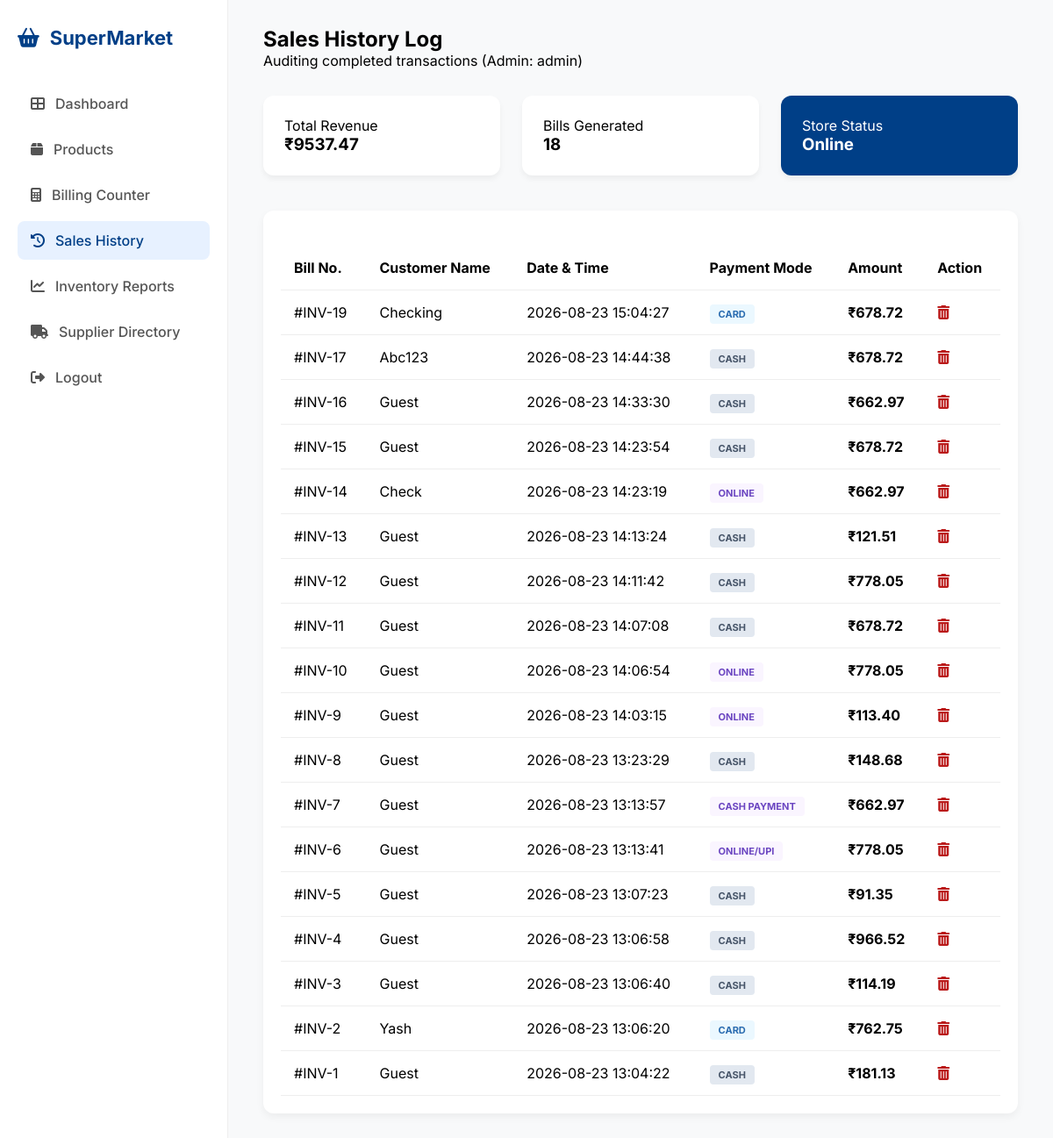
Page /history (signed in) on the earlier database version.
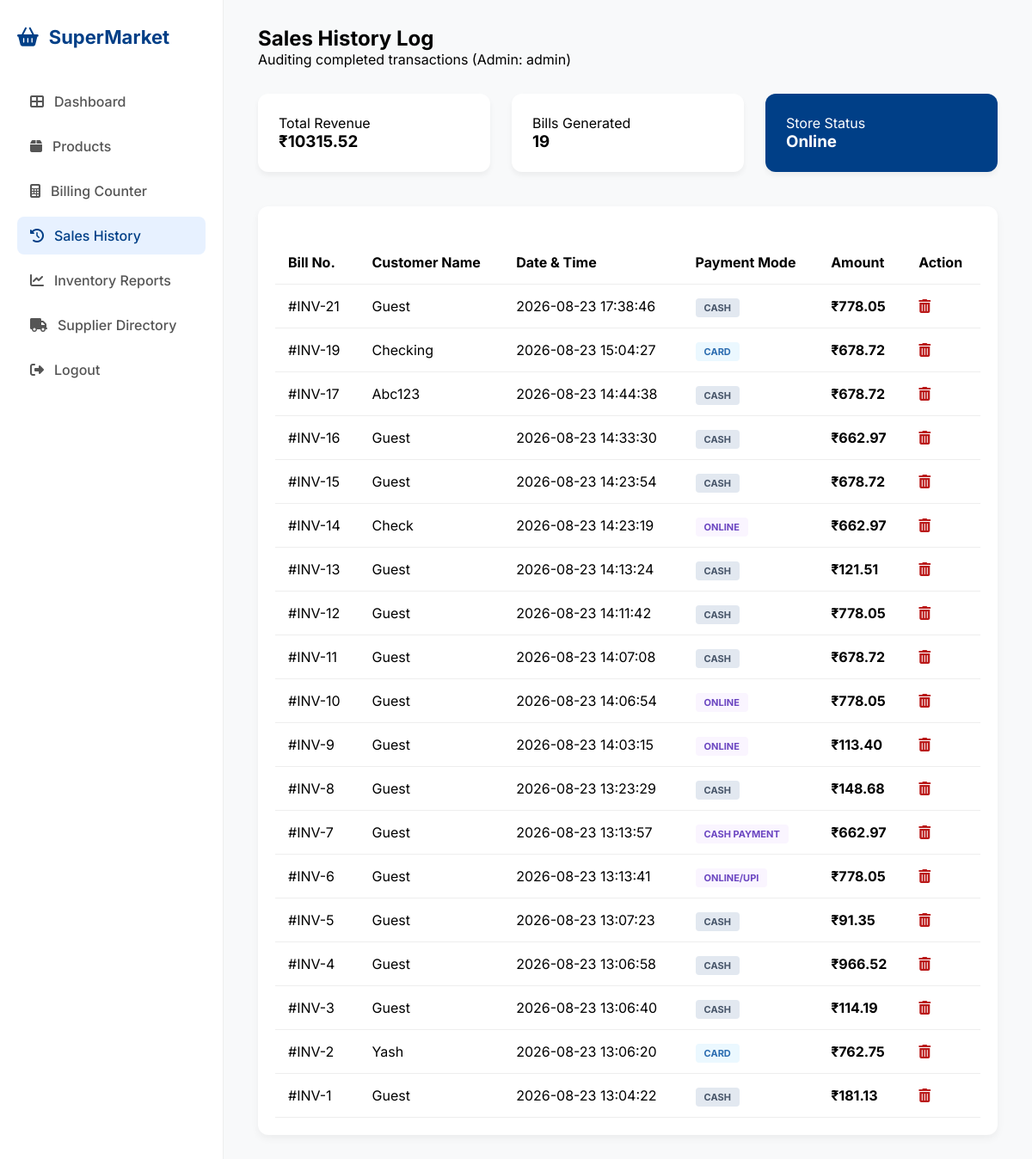
Same page on the later database version.
### tables this page shows
CREATE TABLE sales (
        id INTEGER PRIMARY KEY AUTOINCREMENT, customer_name TEXT, total_amount REAL, 
        payment_mode TEXT, date_time DATETIME DEFAULT CURRENT_TIMESTAMP);

### app.py (the view)
@app.route('/history')
def history():
    if 'user' not in session or session['role'] != 'Admin': return redirect(url_for('login'))
    conn = get_db_connection(); sales = conn.execute('SELECT * FROM sales ORDER BY id DESC').fetchall()
    total = sum(s['total_amount'] for s in sales); conn.close()
    return render_template('history.html', sales=sales, total=total, count=len(sales))

### app.py (called while the page is built)
def get_db_connection():
    conn = sqlite3.connect('supermarket.db')
    conn.row_factory = sqlite3.Row
    return conn

### templates/history.html (shortened to what this page needs)
<!DOCTYPE html>
<html lang="en">
<head>
    <link rel="stylesheet" href="https://cdnjs.cloudflare.com/ajax/libs/font-awesome/6.4.0/css/all.min.css">
    <link rel="stylesheet" href="{{ url_for('static', filename='style.css') }}">
</head>
<body class="dashboard-page">
    <div class="dashboard-wrapper">
        <aside class="sidebar">
            <div class="sidebar-brand">
                <i class="fas fa-shopping-basket"></i>
                <span>SuperMarket</span>
            </div>
            <nav class="nav-links">
                {% if session['role'] == 'Admin' %}
                <a href="/dashboard" class="nav-item"><i class="fas fa-th-large"></i> Dashboard</a>
                {% endif %}
                <a href="/products" class="nav-item"><i class="fas fa-box"></i> Products</a>
                <a href="/billing" class="nav-item"><i class="fas fa-calculator"></i> Billing Counter</a>
                {% if session['role'] == 'Admin' %}
                <a href="/history" class="nav-item active"><i class="fas fa-history"></i> Sales History</a>
                <a href="/reports" class="nav-item"><i class="fas fa-chart-line"></i> Inventory Reports</a>
                <a href="/suppliers" class="nav-item"><i class="fas fa-truck"></i> Supplier Directory</a>
                {% endif %}
            </nav>
            <div class="sidebar-footer">
                <a href="/logout" class="nav-item"><i class="fas fa-sign-out-alt"></i> Logout</a>
            </div>
        </aside>
        <main class="main-content">
            <header class="top-header">
                <div class="header-info">
                    <h2>Sales History Log</h2>
                    <p>Auditing completed transactions (Admin: {{ session['user'] }})</p>
                </div>
            </header>
            <div class="stats-grid">
                <div class="stat-card">
                    <p>Total Revenue</p>
                    <h3>₹{{ "%.2f"|format(total) }}</h3>
                </div>
                <div class="stat-card">
                    <p>Bills Generated</p>
                    <h3>{{ count }}</h3>
                </div>
                <div class="stat-card blue-card">
                    <p>Store Status</p>
                    <h3>Online</h3>
                </div>
            </div>
            <div class="history-table-card">
                <table class="data-table">
                    <thead>
                        <tr>
                            <th>Bill No.</th>
                            <th>Customer Name</th>
                            <th>Date & Time</th>
                            <th>Payment Mode</th>
                            <th>Amount</th>
                            <th>Action</th>
                        </tr>
                    </thead>
                    <tbody>
                        {% for sale in sales %}
                        <tr>
                            <td>#INV-{{ sale['id'] }}</td>
                            <td style="text-transform: capitalize;">{{ sale['customer_name'] }}</td>
                            <td>{{ sale['date_time'] }}</td>
                            <td>
                                <span class="pay-badge
                                    {% if sale['payment_mode'] == 'Cash' %}cash
                                    {% elif sale['payment_mode'] == 'Card' %}card
                                    {% else %}digital{% endif %}">
                                    {{ sale['payment_mode'] | upper }}
                                </span>
                            </td>
                            <td><strong>₹{{ "%.2f"|format(sale['total_amount']) }}</strong></td>
                            <td>
                                <a href="/delete_sale/{{ sale['id'] }}"
                                   onclick="return confirm('Do you want to permanently delete this bill record?')"
                                   style="color: #ba1a1a; text-decoration: none;">
                                    <i class="fas fa-trash-alt"></i>
                                </a>
                            </td>
                        </tr>
                        {% endfor %}
                    </tbody>
                </table>
            </div>
        </main>
    </div>
</body>
</html>

### static/style.css (style rules this page uses)
:root { --primary: #003f87; --bg: #fbf9f8; --white: #ffffff; --text: #1b1c1c; --text-muted: #64748b; --border: #e2e8f0; }
* { margin: 0; padding: 0; box-sizing: border-box; font-family: 'Inter', sans-serif; }
.dashboard-wrapper { display: flex; height: 100vh; overflow: hidden; background-color: #f8f9fa; }
.sidebar { width: 260px; background: white; border-right: 1px solid #eee; display: flex; flex-direction: column; padding: 30px 20px; height: 100vh; }
.sidebar-brand { display: flex; align-items: center; gap: 12px; font-size: 22px; font-weight: 700; color: #003f87; margin-bottom: 40px; }
.nav-item { display: flex; align-items: center; gap: 12px; padding: 12px 15px; color: #555; text-decoration: none; margin-bottom: 8px; border-radius: 8px; font-weight: 500; }
.nav-item.active { background: #e7f1ff; color: #003f87; }
.main-content { flex: 1; padding: 30px 40px; overflow-y: auto; height: 100vh; }
.top-header { display: flex; justify-content: space-between; align-items: center; margin-bottom: 30px; }
.stats-grid { display: grid; grid-template-columns: repeat(3, 1fr); gap: 25px; margin-bottom: 40px; }
.stat-card { background: white; padding: 24px; border-radius: 12px; box-shadow: 0 4px 6px rgba(0,0,0,0.05); }
.blue-card { background: #003f87; color: white; }
.data-table { width: 100%; border-collapse: collapse; margin-top: 20px; }
.data-table th, .data-table td { padding: 15px; text-align: left; border-bottom: 1px solid #eee; }
.history-table-card { background: white; padding: 20px; border-radius: 12px; box-shadow: 0 4px 10px rgba(0,0,0,0.05); margin-top: 20px; }
.pay-badge { padding: 4px 10px; border-radius: 4px; font-size: 11px; font-weight: 700; }
.pay-badge.cash { background: #e2e8f0; color: #475569; }
.pay-badge.card { background: #ebf8ff; color: #2b6cb0; }
.pay-badge.digital { background: #faf5ff; color: #6b46c1; }

Differences in the rows shown:
added sales: id "21", customer_name "Guest", date_time "2026-08-23 17:38:46", payment_mode "CASH", total_amount "778.05"
Other differences:
{{ "%.2f"|format(total) }}: "9537.47" → "10315.52"
{{ count }}: "18" → "19"
